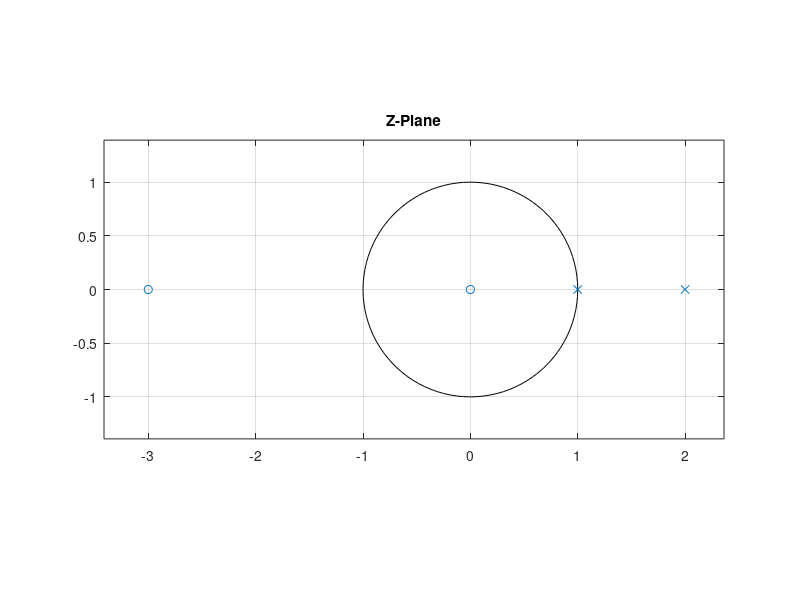
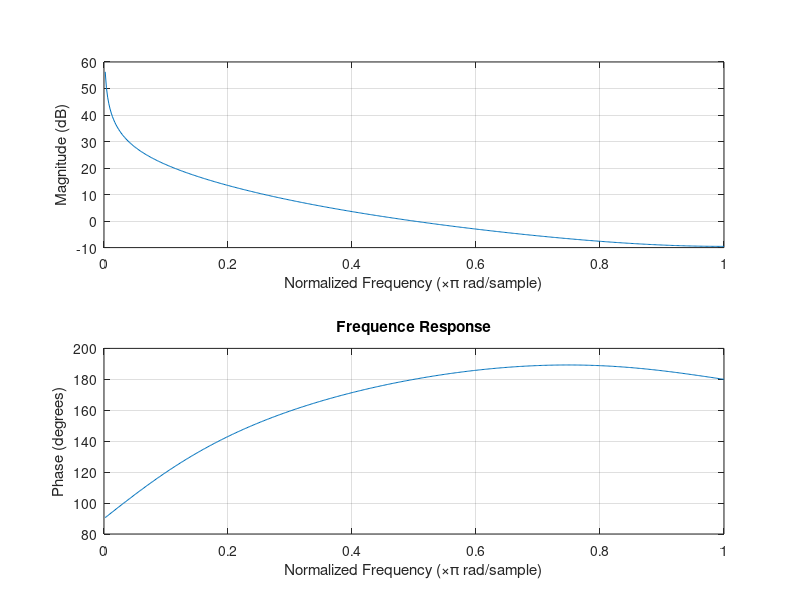
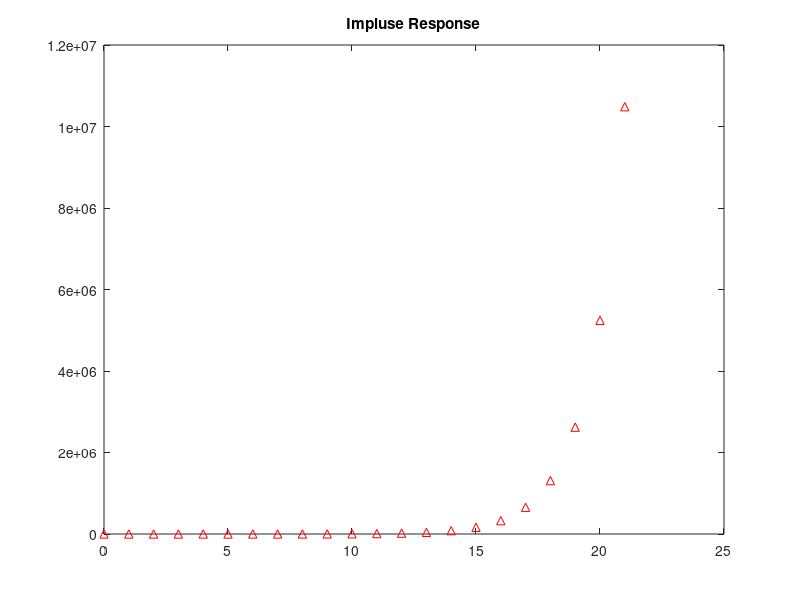

MATLAB code for these plots, in order:
n = [1 3 0];
d = [1 -3 2];
[z,p,k] = tf2zp(n,d);
stable = isstable(n,d);
disp('1. Zeros at are: ');disp(z);
disp('2. Poles at are: ');disp(p);
if stable == 1
    disp('Stable Function as poles are inside circle');
else
    disp('Unstable Function as poles lies on or outside circle');
end
figure(1);
zplane(n,d);
title('Z-Plane');
figure(2);
freqz(n,d);
title('Frequence Response');
figure(3);
impz(n,d);
title('Impluse Response');